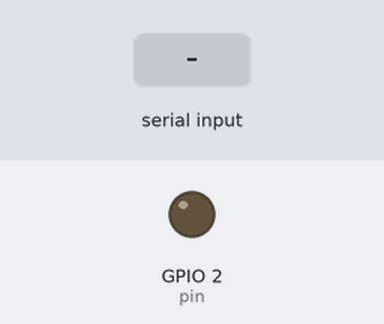
Bench run of a sketch on a simulated ESP32. Parts: output pins drawn as LEDs (lit = HIGH). Inputs (shaded band) come from the test bench. Nothing arrives over Bluetooth unless stated; what the sketch prints to the serial monitor is not drawn.

Above: at 1.2 s.
1.3 s: "encendido" received over the second serial link
At 2.2 s:
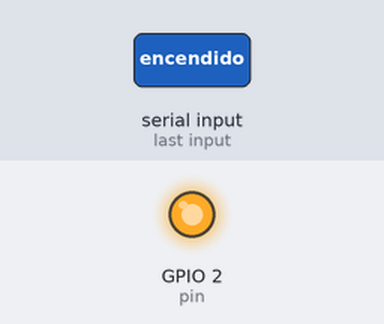
2.8 s: "apagado" received over the second serial link
At 3.2 s:
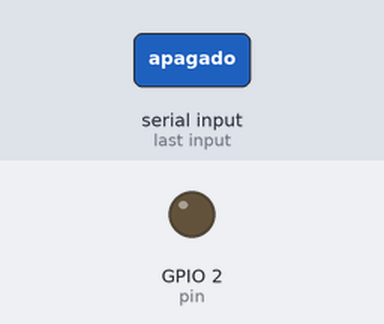
Timing chart, 0 to 5.8 s (numbered marks = the images above; inputs shaded):
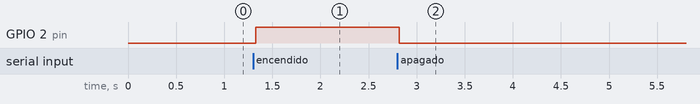

The sketch:

Bluetooth_serial.ino
```cpp
#include <BluetoothSerial.h>

#define pin 2

String nombretarjeta = "Dafne y Luis 19", lecaux= " ";

int cont = 0;

#if !defined(CONFIG_BT_ENABLED) || !defined(CONFIG_BLUEDROID_ENABLED)
#error Bluetooth is not enabled! Please run `make menuconfig` to and enable it
#endif

#if !defined(CONFIG_BT_SPP_ENABLED)
#error Serial Bluetooth not available or not enabled. It is only available for the ESP32 chip.
#endif

BluetoothSerial SerialBT;


void setup() {
  // put your setup code here, to run once:
Serial.begin (9600);
SerialBT.begin (nombretarjeta);
pinMode (pin, OUTPUT);

}

void loop() {
  String lectura = "";
  if (SerialBT.available ()){
    lectura = leerBT();
    lectura.trim();
    Serial.println (lectura);
  }

  else {
  }

  if (lectura == "encendido"){
    digitalWrite (pin,1);
  }

  else if (lectura == "apagado"){
    digitalWrite (pin,0);
  }

  else {
    Serial.println ("Valor no valido");
  }

}

String leerBT () {
  lecaux = " ";
 char a = SerialBT.read();
 lecaux = lecaux + a;
  while (SerialBT. available ()){
    a = SerialBT.read();
 lecaux = lecaux + a;
  }
return lecaux;
}
```

Measured:
- after the input at 1.3 s, GPIO 2 (pin): LOW → HIGH at once
- after the input at 2.8 s, GPIO 2 (pin): HIGH → LOW at once
